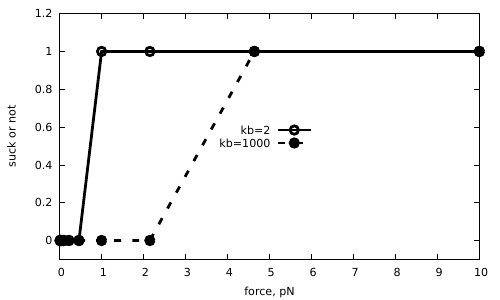

Write the gnuplot code that produced this figure.
o = "suck"
set term pdf mono
set output o . ".pdf"
print "write: " . o . ".pdf"

set xlabel "force, pN"
set ylabel "suck or not"

set key center

set yticks 0, 1

plot [][-0.1:1.2] "suck.dat" u 1:2 w lp lw 4 pt 6 t "kb=2",   \
                  ""         u 1:3 w lp lw 4 pt 7 t "kb=1000"
